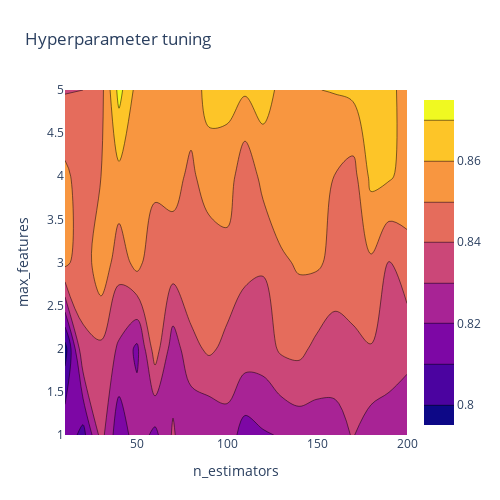

The notebook cell this image was saved under:
### Markdown cell above
### 8.) 2D Contour Plot
#### Now, we visualizing the landscape of the 2 hyperparameters that we are tuning and the accuracy score influence.

### Code cell
fig=go.Figure(data=[go.Contour(z=z,x=x,y=y)],layout=layout)

fig.update_layout(title ="Hyperparameter tuning", 
                 autosize=False,
                 width=500, height=500,
                 margin=dict(l=65, r=50, b=65,t=90))
fig.show()

### Figure 1 — Plotly figure (JSON) as saved in the notebook; plotly's stock layout.template omitted (floating-point values rounded to 4 significant figures)
{"data": [{"type": "contour", "x": [10, 20, 30, 40, 50, 60, 70, 80, 90, 100, 110, 120, 130, 140, 150, 160, 170, 180, 190, 200], "y": [1, 2, 3, 4, 5], "z": [[0.818, 0.8061, 0.8338, 0.8132, 0.8257, 0.8173, 0.8313, 0.8207, 0.8205, 0.8256, 0.8154, 0.8189, 0.8207, 0.8238, 0.8247, 0.8269, 0.8305, 0.8249, 0.8235, 0.8217], [0.7955, 0.8388, 0.838, 0.8284, 0.8178, 0.8453, 0.8246, 0.8371, 0.8417, 0.8377, 0.8357, 0.8351, 0.8414, 0.8425, 0.8375, 0.8343, 0.8363, 0.8395, 0.8366, 0.8335], [0.8529, 0.843, 0.8575, 0.8441, 0.8537, 0.8416, 0.845, 0.8475, 0.8434, 0.8458, 0.8417, 0.8409, 0.8484, 0.8512, 0.8514, 0.8473, 0.8497, 0.8486, 0.8398, 0.8459], [0.8524, 0.8448, 0.85, 0.8572, 0.8501, 0.8537, 0.8534, 0.8479, 0.8554, 0.8561, 0.8422, 0.8533, 0.8575, 0.8568, 0.8517, 0.8499, 0.8463, 0.8624, 0.8612, 0.8566], [0.8394, 0.84, 0.8463, 0.8734, 0.8564, 0.8541, 0.859, 0.855, 0.8635, 0.8626, 0.8614, 0.8644, 0.8575, 0.859, 0.8598, 0.8605, 0.8622, 0.8643, 0.8629, 0.856]]}], "layout": {"autosize": false, "height": 500, "margin": {"b": 65, "l": 65, "r": 50, "t": 90}, "title": {"text": "Hyperparameter tuning"}, "width": 500, "xaxis": {"title": {"text": "n_estimators"}}, "yaxis": {"title": {"text": "max_features"}}}}
